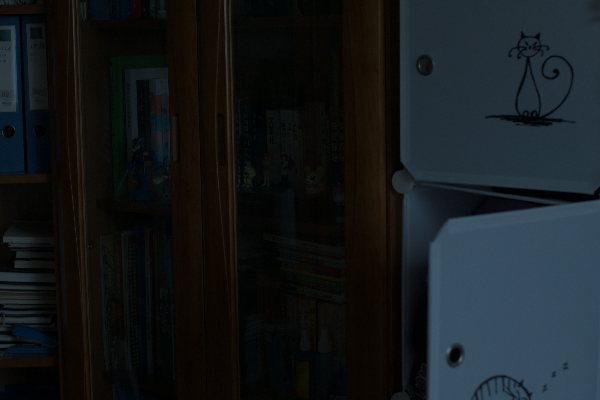
#> input picture data/LOL/eval15/low/1.png, 600 x 400 px
$ python experiment.py   (older library calls are emulated)
#> lines starting #> are read from the running program, lines starting #| are printed output that depends on the picture
### src/data.py
"""数据读取：LOLv1 配对图像。"""
import os

import cv2
import numpy as np


def to_float(img):
    return img.astype(np.float32) / 255.0


def load_rgb(path):
#> called with path = 'data/LOL/eval15/low/1.png'
    bgr = cv2.imread(path, cv2.IMREAD_COLOR)
#> bgr is the input picture: shape (400, 600, 3); mean B, G, R 27.9, 25.8, 21
    if bgr is None:
        raise FileNotFoundError(path)
    return to_float(cv2.cvtColor(bgr, cv2.COLOR_BGR2RGB))
#> in to_float, `return img.astype(np.float32) / 255.0`:
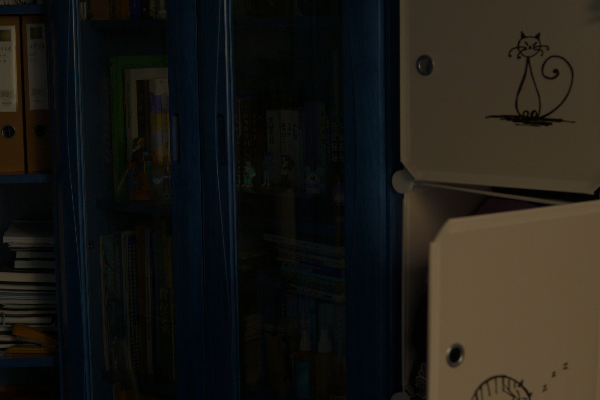
#> returned value: shape (400, 600, 3) float32; mean of channels 0, 1, 2 0.0824, 0.101, 0.109; drawn as B, G, R


def list_pairs(root, split, limit=None):
    low_dir = os.path.join(root, "data", "LOL", split, "low")
    high_dir = os.path.join(root, "data", "LOL", split, "high")
    names = sorted(n for n in os.listdir(low_dir) if n.lower().endswith((".png", ".jpg")))
    if limit:
        names = names[:limit]
    return [(n, os.path.join(low_dir, n), os.path.join(high_dir, n)) for n in names]

### src/metrics.py
"""客观评价指标：PSNR / SSIM / LOE / 信息熵 / 平均梯度 / 色彩丰富度。"""
import cv2
import numpy as np
from skimage.metrics import peak_signal_noise_ratio, structural_similarity

try:
    from .methods import luminance
except ImportError:
    from methods import luminance


def psnr(pred, gt):
    return float(peak_signal_noise_ratio(gt, pred, data_range=1.0))


def ssim(pred, gt):
    return float(structural_similarity(gt, pred, channel_axis=2, data_range=1.0))


def loe(pred, gt, k=50):
    """亮度序误差（Lightness Order Error），越小越好。"""
    p = cv2.resize(luminance(pred), (k, k), interpolation=cv2.INTER_AREA)
    g = cv2.resize(luminance(gt), (k, k), interpolation=cv2.INTER_AREA)
    dp = p[:, None] - p[None, :]
    dg = g[:, None] - g[None, :]
    mask = np.abs(dg) > 1e-4
    err = ((dp * dg) < 0).astype(np.float32)
    return float(err[mask].mean() * 100.0)


def entropy(pred):
    gray = np.clip(luminance(pred), 0, 1)
    hist, _ = np.histogram(gray, bins=256, range=(0, 1))
    p = hist / (hist.sum() + 1e-12)
    p = p[p > 0]
    return float(-(p * np.log2(p)).sum())


def avg_gradient(pred):
    gray = np.clip(luminance(pred), 0, 1)
    gx = cv2.Sobel(gray, cv2.CV_32F, 1, 0, ksize=3)
    gy = cv2.Sobel(gray, cv2.CV_32F, 0, 1, ksize=3)
    return float(np.mean(np.sqrt((gx ** 2 + gy ** 2) / 2.0)))


def colorfulness(pred):
    r, g, b = pred[..., 0], pred[..., 1], pred[..., 2]
    rg = r - g
    yb = 0.5 * (r + g) - b
    std = np.sqrt(rg.std() ** 2 + yb.std() ** 2)
    mean = np.sqrt(rg.mean() ** 2 + yb.mean() ** 2)
    return float(std + 0.3 * mean)


def brightness(pred):
    return float(luminance(pred).mean())


METRIC_FUNCS = {
    "PSNR": psnr,
    "SSIM": ssim,
    "LOE": loe,
    "Entropy": entropy,
    "Gradient": avg_gradient,
    "Colorful": colorfulness,
    "Brightness": brightness,
}

### src/methods.py
"""低光照增强方法集合：经典基线 + 本文改进方法 AMSR-GF。"""
import cv2
import numpy as np

try:
    from .guided_filter import guided_filter
except ImportError:  # 直接运行脚本时
    from guided_filter import guided_filter

EPS = 1e-6


# ---------- 基础工具 ----------
def to_float(img):
    return img.astype(np.float32) / 255.0


def to_u8(img):
    return np.clip(img * 255.0 + 0.5, 0, 255).astype(np.uint8)


def luminance(img):
    return (0.299 * img[..., 0] + 0.587 * img[..., 1] + 0.114 * img[..., 2]).astype(np.float32)


def _norm_global(x, lo_p=0.5, hi_p=99.5):
    lo, hi = np.percentile(x, [lo_p, hi_p])
    return np.clip((x - lo) / (hi - lo + EPS), 0, 1).astype(np.float32)


def _norm_per_channel(x, lo_p=0.5, hi_p=99.5):
    out = np.empty_like(x, dtype=np.float32)
    for c in range(x.shape[2]):
        lo, hi = np.percentile(x[..., c], [lo_p, hi_p])
        out[..., c] = np.clip((x[..., c] - lo) / (hi - lo + EPS), 0, 1)
    return out


# ---------- 1. Gamma 校正 ----------
def gamma_correction(img, gamma=0.4):
    return np.clip(img ** gamma, 0, 1).astype(np.float32)


# ---------- 2. CLAHE（LAB 亮度通道） ----------
def clahe(img, clip_limit=2.0, grid=8):
    lab = cv2.cvtColor(to_u8(img), cv2.COLOR_RGB2LAB)
    op = cv2.createCLAHE(clipLimit=clip_limit, tileGridSize=(grid, grid))
    lab[..., 0] = op.apply(lab[..., 0])
    return to_float(cv2.cvtColor(lab, cv2.COLOR_LAB2RGB))


# ---------- 3. SSR ----------
def ssr(img, sigma=80):
    log_i = np.log10(img + EPS)
    out = np.empty_like(img, dtype=np.float32)
    for c in range(3):
        blur = cv2.GaussianBlur(img[..., c], (0, 0), sigma)
        out[..., c] = log_i[..., c] - np.log10(blur + EPS)
    return _norm_per_channel(out)


# ---------- 4. MSR ----------
def msr(img, scales=(15, 80, 250), weights=(1 / 3, 1 / 3, 1 / 3)):
    log_i = np.log10(img + EPS)
    acc = np.zeros_like(img, dtype=np.float32)
    for s, w in zip(scales, weights):
        blur = cv2.GaussianBlur(img, (0, 0), s)
        acc += w * (log_i - np.log10(blur + EPS))
    return _norm_per_channel(acc)


# ---------- 5. MSRCR ----------
def msrcr(img, scales=(15, 80, 250), weights=(1 / 3, 1 / 3, 1 / 3),
          alpha=125.0, beta=46.0):
    log_i = np.log10(img + EPS)
    acc = np.zeros_like(img, dtype=np.float32)
    for s, w in zip(scales, weights):
        blur = cv2.GaussianBlur(img, (0, 0), s)
        acc += w * (log_i - np.log10(blur + EPS))
    # 色彩恢复因子 C_i = beta * log10(alpha * I_i + 1)
    c = beta * np.log10(alpha * img + 1.0)
    return _norm_global(c * acc, 1, 99)


# ---------- 6. LIME（引导滤波版） ----------
def lime(img, r=15, eps=1e-3, gamma=0.6):
    t = np.max(img, axis=2).astype(np.float32)
    t_ref = guided_filter(t, t, r, eps)
    t_gamma = np.clip(t_ref, 1e-4, 1.0) ** gamma
    out = img / (t_gamma[..., None] + 1e-4)
    return np.clip(out, 0, 1).astype(np.float32)


# ---------- 7. 本文方法 AMSR-GF ----------
def _solve_gamma(lum_ratio, target):
    """二分求 gamma，使 mean(I / L^gamma) == target。lum_ratio = I_lum, L。"""
    lo, hi = 0.15, 1.50
    for _ in range(24):
        mid = 0.5 * (lo + hi)
        m = np.mean(lum_ratio[0] / (lum_ratio[1] ** mid + 1e-4))
        if m < target:
            lo = mid
        else:
            hi = mid
    return 0.5 * (lo + hi)


def gray_world(img, strength=1.0):
    """灰度世界白平衡，strength 为强度（0 表示不做）。"""
    if strength <= 0:
        return img
    m = img.reshape(-1, 3).mean(axis=0)
    gain = (m.mean() / (m + EPS)) ** strength
    return np.clip(img * gain[None, None, :], 0, 1).astype(np.float32)


def amsr_gf(img, radii=(8, 32, 96), weights=(0.5, 0.3, 0.2), eps=1e-3,
            target=0.45, gamma_range=(0.2, 1.2), denoise=True, detail=0.25,
            saturation=1.15, color_restore=True, illum="guided",
            adaptive_gamma=True, wb=0.0, blend=0.0, denoise_scale=6.0, denoise_h=None):
    """自适应多尺度引导滤波 Retinex（AMSR-GF）。"""
    img = np.clip(img, 0, 1).astype(np.float32)
    if wb > 0:
        img = gray_world(img, wb)
    l0 = np.max(img, axis=2).astype(np.float32)

    # M1: 多尺度引导滤波估计光照，替代高斯滤波，抑制光晕
    l_ms = np.zeros_like(l0)
    for r, w in zip(radii, weights):
        if illum == "gaussian":
            l_ms += w * cv2.GaussianBlur(l0, (0, 0), r / 2.0)
        else:
            l_ms += w * guided_filter(l0, l0, r, eps)
    l_ms = np.clip(l_ms, 1e-4, 1.0)

    # M2: 自适应 gamma（使输出平均亮度接近 target）
    lum = luminance(img)
    if adaptive_gamma:
        g = _solve_gamma((lum, l_ms), target)
        g = float(np.clip(g, *gamma_range))
    else:
        g = 0.35
    l_corr = np.clip(l_ms, 1e-4, 1.0) ** g

    # M4: 反射分量 + 色彩恢复因子（抑制灰化）
    r = img / (l_corr[..., None] + 1e-4)
    if color_restore:
        c = np.log10(125.0 * img + 1.0)
        c = c / (np.log10(126.0) + EPS)
        r = r * (0.5 + 0.5 * c)
    r = np.clip(r, 0, 1)

    # M3: 噪声感知抑制（暗部放大倍数大，去噪更强）
    if denoise:
        h = float(np.clip(denoise_scale * np.mean(1.0 / (l_ms + 0.05)), 2.0, 18.0))
        if denoise_h is not None:
            h = float(denoise_h)
        r = cv2.fastNlMeansDenoisingColored(to_u8(r), None, h, h, 7, 21)
        r = to_float(r)

    # M5: 细节层增强
    if detail > 0:
        blur = cv2.GaussianBlur(r, (0, 0), 1.2)
        r = np.clip(r + detail * (r - blur), 0, 1)

    # 饱和度补偿
    if saturation and saturation != 1.0:
        hsv = cv2.cvtColor(to_u8(r), cv2.COLOR_RGB2HSV).astype(np.float32)
        hsv[..., 1] = np.clip(hsv[..., 1] * saturation, 0, 255)
        r = to_float(cv2.cvtColor(hsv.astype(np.uint8), cv2.COLOR_HSV2RGB))
    if blend > 0:
        base = np.clip(img ** 0.45, 0, 1)
        r = np.clip((1 - blend) * base + blend * r, 0, 1)
    return r.astype(np.float32)


METHODS = {
    "Gamma": gamma_correction,
    "CLAHE": clahe,
    "SSR": ssr,
    "MSR": msr,
    "MSRCR": msrcr,
    "LIME": lime,
    "Ours": amsr_gf,
}

### src/guided_filter.py
"""快速引导滤波（O(1)/像素，基于盒式滤波）。"""
import cv2
import numpy as np


def guided_filter(I, p, r, eps):
    """单通道引导滤波：输出 q ≈ a*I + b，保持 I 的边缘。"""
    I = np.ascontiguousarray(I, dtype=np.float32)
    p = np.ascontiguousarray(p, dtype=np.float32)
    k = (2 * r + 1, 2 * r + 1)
    mI = cv2.boxFilter(I, -1, k)
    mp = cv2.boxFilter(p, -1, k)
    varI = cv2.boxFilter(I * I, -1, k) - mI * mI
    covIp = cv2.boxFilter(I * p, -1, k) - mI * mp
    a = covIp / (varI + eps)
    b = mp - a * mI
    ma = cv2.boxFilter(a, -1, k)
    mb = cv2.boxFilter(b, -1, k)
    return ma * I + mb


# [6 lines left out: function guided_filter_rgb, not called in this run]

### src/experiment.py
"""批量实验：在 LOLv1 测试集上运行全部方法并保存指标。"""
import argparse
import csv
import json
import os
import sys
import time

import numpy as np

sys.path.insert(0, os.path.dirname(os.path.abspath(__file__)))

from config import OURS
from data import list_pairs, load_rgb, to_float
from methods import METHODS, amsr_gf
from metrics import METRIC_FUNCS

ROOT = os.path.dirname(os.path.dirname(os.path.abspath(__file__)))

# 所有对比方法（Ours 使用固定配置）
ALL_METHODS = ["Gamma", "CLAHE", "SSR", "MSR", "MSRCR", "LIME", "Ours"]


def make_ours(cfg=None):
    cfg = dict(OURS if cfg is None else cfg)

    def fn(img):
        return amsr_gf(img, **cfg)

    return fn


def run(split="eval15", methods=None, cfg=None, tag="eval15", verbose=True):
    methods = methods or ALL_METHODS
    funcs = {m: METHODS[m] for m in methods if m != "Ours"}
    if "Ours" in methods:
        funcs["Ours"] = make_ours(cfg)
    pairs = list_pairs(ROOT, split)
    rows = []
    for i, (name, lp, hp) in enumerate(pairs):
        low, gt = load_rgb(lp), load_rgb(hp)
#> call 2 of load_rgb, with path = 'data/LOL/eval15/high/1.png'
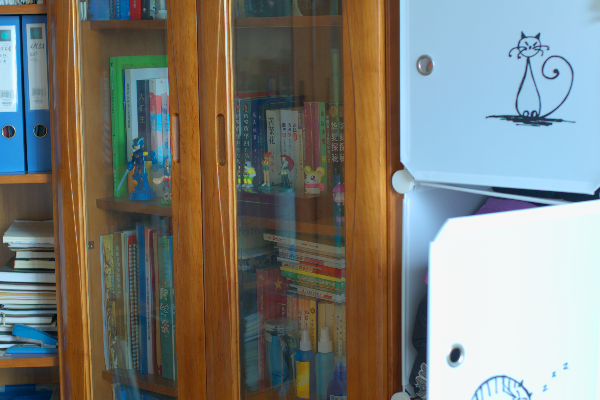
#> input picture data/LOL/eval15/high/1.png, 600 x 400 px
#> in load_rgb, bgr is the input picture: shape (400, 600, 3); mean B, G, R 119.7, 126.5, 125.2
#> in to_float (call 2), `return img.astype(np.float32) / 255.0`:
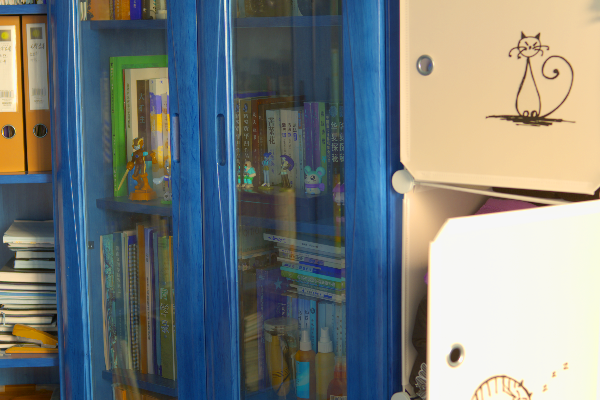
#> returned value: shape (400, 600, 3) float32; mean of channels 0, 1, 2 0.491, 0.496, 0.469; drawn as B, G, R
        for m in methods:
            t0 = time.perf_counter()
            out = funcs[m](low)
            dt = time.perf_counter() - t0
            rec = {"image": name, "method": m, "time": dt}
            for k, f in METRIC_FUNCS.items():
                rec[k] = f(out, gt) if k in ("PSNR", "SSIM", "LOE") else f(out)
            rows.append(rec)
#> this loop made 7 passes
#> pass 1, in run, `out = funcs[m](low)`:
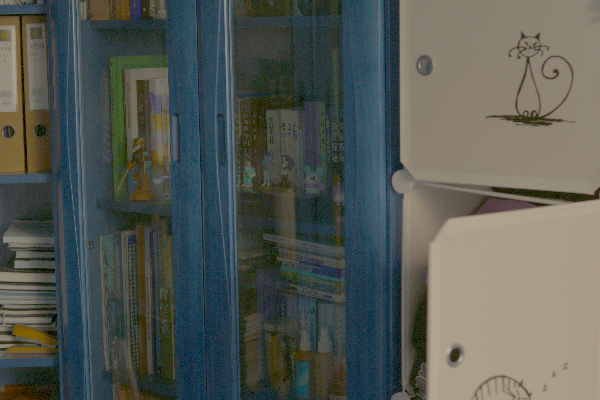
#> out: shape (400, 600, 3) float32; mean of channels 0, 1, 2 0.331, 0.356, 0.338; drawn as B, G, R
#> pass 1, in loe, `g = cv2.resize(luminance(gt), (k, k), interpolation=cv2.INTER_AREA)`:
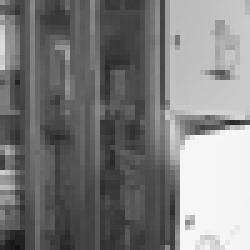
#> g: shape (50, 50) float32 (shown 5 times larger); min 0.0822, max 0.969, mean 0.492
#> pass 1, in entropy, `gray = np.clip(luminance(pred), 0, 1)`:
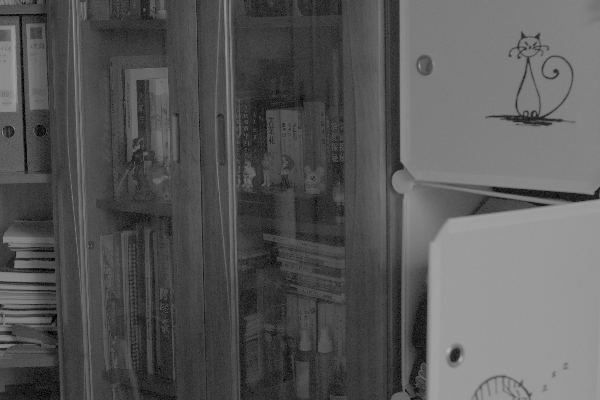
#> gray: shape (400, 600) float32; min 0, max 0.687, mean 0.347
#> after the loop:
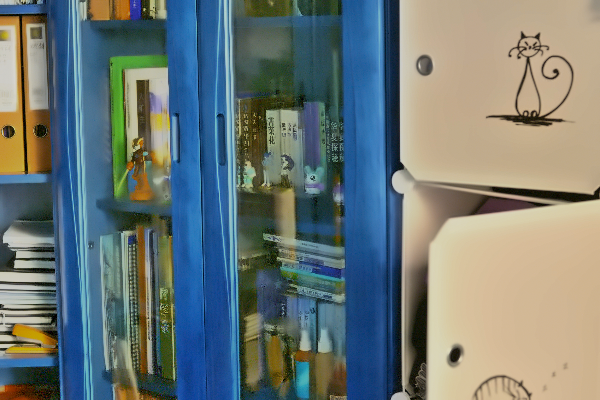
#> out: shape (400, 600, 3) float32; mean of channels 0, 1, 2 0.468, 0.478, 0.433; drawn as B, G, R
#> after the loop, rows = 7 items
        if verbose:
            print(f"[{i + 1}/{len(pairs)}] {name}", flush=True)

    os.makedirs(os.path.join(ROOT, "results"), exist_ok=True)
    per_path = os.path.join(ROOT, "results", f"per_image_{tag}.csv")
    with open(per_path, "w", newline="", encoding="utf-8") as f:
        w = csv.DictWriter(f, fieldnames=list(rows[0].keys()))
        w.writeheader()
        w.writerows(rows)

    summary = {}
    for m in methods:
        sub = [r for r in rows if r["method"] == m]
        summary[m] = {
            k: [float(np.mean([r[k] for r in sub])), float(np.std([r[k] for r in sub]))]
            for k in list(METRIC_FUNCS) + ["time"]
        }
#> after the loop, summary = 7 items
    with open(os.path.join(ROOT, "results", f"summary_{tag}.json"), "w", encoding="utf-8") as f:
        json.dump(summary, f, ensure_ascii=False, indent=2)
    with open(os.path.join(ROOT, "results", f"summary_{tag}.csv"), "w", newline="", encoding="utf-8") as f:
        w = csv.writer(f)
        w.writerow(["method"] + [f"{k}_mean" for k in summary[methods[0]]] + [f"{k}_std" for k in summary[methods[0]]])
        for m in methods:
            w.writerow([m] + [f"{summary[m][k][0]:.4f}" for k in summary[m]] + [f"{summary[m][k][1]:.4f}" for k in summary[m]])

    if verbose:
        print("\n%-8s %-6s %-6s %-6s %-6s %-6s %-6s %-8s" % ("method", "PSNR", "SSIM", "LOE", "Entropy", "Gradient", "Colorful", "Time(ms)"))
        for m in methods:
            s = summary[m]
            print("%-8s %-6.2f %-6.3f %-6.2f %-6.2f %-6.3f %-6.3f %-8.0f" % (
                m, s["PSNR"][0], s["SSIM"][0], s["LOE"][0], s["Entropy"][0],
                s["Gradient"][0], s["Colorful"][0], s["time"][0] * 1000))
#> this loop made 7 passes
#| Gamma    13.99  0.727  3.81   6.64   0.095  0.127  129
#| CLAHE    8.71   0.433  9.63   6.35   0.078  0.072  319
#| SSR      8.20   0.567  13.37  6.90   0.176  0.303  260
#| MSR      8.04   0.561  10.95  6.94   0.188  0.302  1368
#| MSRCR    14.62  0.576  14.63  7.52   0.208  0.187  1794
#| LIME     12.48  0.652  8.47   6.83   0.136  0.212  34
#| Ours     17.99  0.816  11.00  7.35   0.171  0.264  1375
    return summary


if __name__ == "__main__":
    ap = argparse.ArgumentParser()
    ap.add_argument("--split", default="eval15")
    ap.add_argument("--tag", default=None)
    args = ap.parse_args()
    run(args.split, tag=args.tag or args.split)
